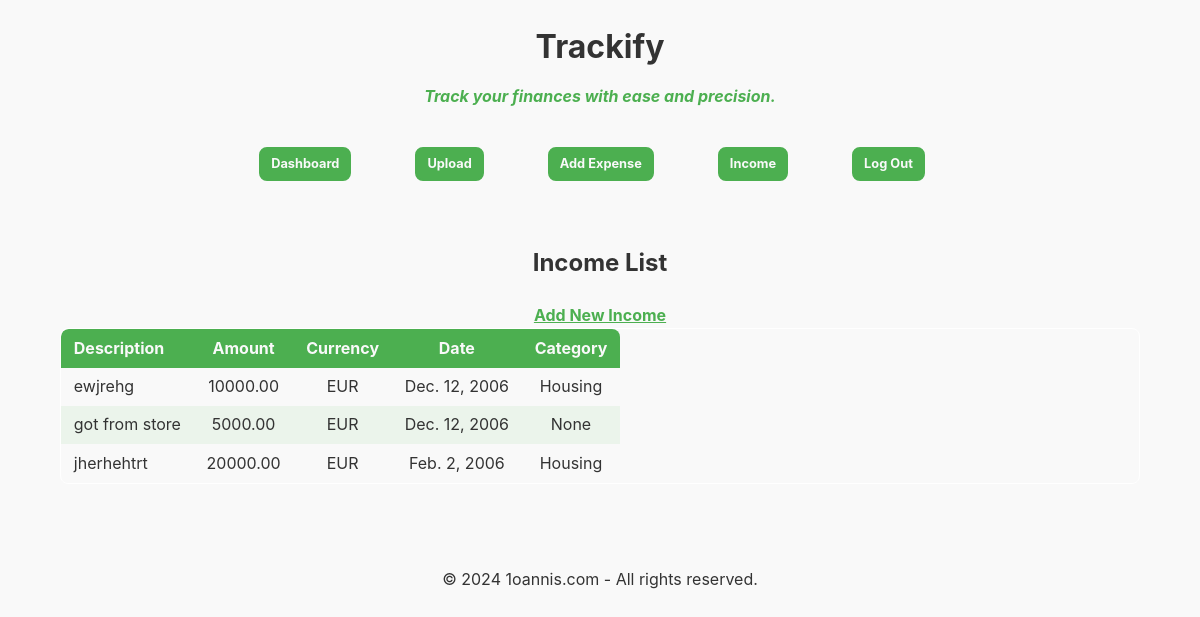
/core/income/list/ (signed in), run on the app's committed database.
### core/models.py (models this page shows, shortened)
class Income(models.Model):
    user = models.ForeignKey(User, on_delete=models.CASCADE)
    amount = models.DecimalField(max_digits=10, decimal_places=2)
    currency = models.CharField(max_length=3, default="INR")
    income_date = models.DateField()
    description = models.CharField(max_length=255, default="", blank=True)  # ✅ fixed here
    category = models.CharField(max_length=100, blank=True, null=True)
    created_at = models.DateTimeField(auto_now_add=True)
    updated_at = models.DateTimeField(auto_now=True)
    objects = models.Manager()

### core/views.py (the view)
# urls.py: path('income/list/', views.income_list, name='income_list'),
@login_required
def income_list(request):
    incomes = Income.objects.filter(user=request.user).order_by("-income_date")
    return render(request, "income_list.html", {"incomes": incomes})

### core/templates/income_list.html
{% extends 'base.html' %}
{% block content %}
<div class="container">
    <h2>Income List</h2>
    <div class="action-buttons">
        <a href="{% url 'add_income' %}" class="button">Add New Income</a>
    </div>
    {% if incomes %}
    <div style="max-height: 400px; overflow-y: auto;">
        <table style="width: 100%; border-collapse: collapse;">
            <thead>
                <tr>
                    <th>Description</th>
                    <th>Amount</th>
                    <th>Currency</th>
                    <th>Date</th>
                    <th>Category</th>
                </tr>
            </thead>
            <tbody>
                {% for income in incomes %}
                <tr onclick="window.location.href='{% url 'income_detail' income.id %}'"
                    style="cursor: pointer;">
                    <td>{{ income.description }}</td>
                    <td>{{ income.amount }}</td>
                    <td>{{ income.currency }}</td>
                    <td>{{ income.income_date }}</td>
                    <td>{{ income.category }}</td>
                </tr>
                {% endfor %}
            </tbody>
        </table>
    </div>
    {% else %}
    <p>No income entries yet. <a href="{% url 'add_income' %}">Add your first income</a>.</p>
    {% endif %}
</div>
{% endblock %}

### core/templates/base.html (shortened to what this page needs)
{% load static %}
<!DOCTYPE html>
<html lang="en">
<head>
    <link rel="stylesheet" type="text/css" href="{% static 'css/mvp.css' %}">
</head>
<body style="text-align: center;">
    <header style="padding: 0rem 1rem;">
        <h1>Trackify</h1>
        <p style="font-style: italic; color: #4CAF50; font-weight: bold; margin-top: -10px; margin-bottom: 10px;">Track your finances with ease and precision.</p>
        {% if user.is_authenticated %}
        <nav style="justify-content: center; margin-bottom: 0rem; margin-right: 1rem;">
            <ul style="display: flex; list-style: none; padding: 0;">
                <li>
                    <form action="{% url 'dashboard' %}" method="post" style="display: inline; border: none; box-shadow: none;">
                        <button type="submit" style="font-size: 0.8em; padding: 5px 10px;">Dashboard</button>
                    </form>
                </li>
                <li>
                    <form action="{% url 'upload_receipt' %}" method="post" style="display: inline; border: none; box-shadow: none;">
                        <button type="submit" style="font-size: 0.8em; padding: 5px 10px;">Upload</button>
                    </form>
                </li>
                <li>
                    <form action="{% url 'add_expense' %}" method="get" style="display: inline; border: none; box-shadow: none;">
                        <button type="submit" style="font-size: 0.8em; padding: 5px 10px;">Add Expense</button>
                    </form>
                </li>
                <li>
                    <form action="{% url 'income_list' %}" method="get" style="display: inline; border: none; box-shadow: none;">
                        <button type="submit" style="font-size: 0.8em; padding: 5px 10px;">Income</button>
                    </form>
                </li>
                <li>
                    <form action="{% url 'logout' %}" method="post" style="display: inline; border: none; box-shadow: none;">
                        <button type="submit" style="font-size: 0.8em; padding: 5px 10px;">Log Out</button>
                    </form>
                </li>
            </ul>
        </nav>
        {% endif %}
    </header>
    <main style="padding: 1rem;">
        {% block content %}{% endblock %}
    </main>
    <footer style="text-align: center;">
        <p>&copy; 2024 1oannis.com - All rights reserved.</p>
    </footer>
</body>
</html>

### core/static/css/mvp.css (style rules this page uses)
:root { --active-brightness: 0.85; --border-radius: 8px; --box-shadow: 0 4px 12px rgba(0, 0, 0, 0.1); --color-accent: #4CAF5015; --color-bg: #f9f9f9; --color-bg-secondary: #ffffff; --color-link: #4CAF50; --color-secondary: #FF9800; --color-secondary-accent: #FF98000b; --color-shadow: #e8f5e8; --color-table: #4CAF50; --color-text: #333; --color-text-secondary: #666; --color-scrollbar: #c8e6c9; --font-family: -apple-system, BlinkMacSystemFont, "Segoe UI", Roboto, Oxygen-Sans, Ubuntu, Cantarell, "Helvetica Neue", sans-serif; --hover-brightness: 1.1; --justify-important: center; --justify-normal: left; --line-height: 1.6; --width-card: 285px; --width-card-medium: 460px; --width-card-wide: 800px; --width-content: 1080px; }
html { scroll-behavior: smooth; }
body { background: var(--color-bg); color: var(--color-text); font-family: var(--font-family); line-height: var(--line-height); margin: 0; overflow-x: hidden; padding: 0; }
footer, header, main { margin: 0 auto; max-width: var(--width-content); padding: 3rem 1rem; }
header { text-align: var(--justify-important); }
nav { align-items: center; display: flex; font-weight: bold; justify-content: space-between; margin-bottom: 7rem; }
nav ul { list-style: none; padding: 0; }
nav ul li { display: inline-block; margin: 0 0.5rem; position: relative; text-align: left; }
h1, h2, h3, h4, h5, h6 { line-height: var(--line-height); text-wrap: balance; }
ol li, ul li { padding: 0.2rem 0; }
p { margin: 0.75rem 0; padding: 0; width: 100%; }
a { color: var(--color-link); display: inline-block; font-weight: bold; text-decoration: underline; }
a b, a em, a i, a strong, button, input[type="submit"] { border-radius: var(--border-radius); display: inline-block; font-size: medium; font-weight: bold; line-height: var(--line-height); margin: 0.5rem 0; padding: 1rem 2rem; }
button, input[type="submit"] { font-family: var(--font-family); }
a b, a strong, button, input[type="submit"] { background-color: var(--color-link); border: 2px solid var(--color-link); color: var(--color-bg); }
form { border: 1px solid var(--color-bg-secondary); border-radius: var(--border-radius); box-shadow: var(--box-shadow) var(--color-shadow); display: block; max-width: var(--width-card-wide); min-width: var(--width-card); padding: 1.5rem; text-align: var(--justify-normal); }
table { border: 1px solid var(--color-bg-secondary); border-radius: var(--border-radius); border-spacing: 0; display: inline-block; max-width: 100%; overflow-x: auto; padding: 0; white-space: nowrap; }
table td, table th, table tr { padding: 0.4rem 0.8rem; text-align: var(--justify-important); }
table thead { background-color: var(--color-table); border-collapse: collapse; border-radius: var(--border-radius); color: var(--color-bg); margin: 0; padding: 0; }
table thead tr:first-child th:first-child { border-top-left-radius: var(--border-radius); }
table thead tr:first-child th:last-child { border-top-right-radius: var(--border-radius); }
table thead th:first-child, table tr td:first-child { text-align: var(--justify-normal); }
table tr:nth-child(even) { background-color: var(--color-accent); }
* { scrollbar-width: thin; scrollbar-color: var(--color-scrollbar) transparent; }

### data on the page
Income: description "ewjrehg", amount "10000.00", currency "EUR", income_date "Dec. 12, 2006", category "Housing"
Income: description "got from store", amount "5000.00", currency "EUR", income_date "Dec. 12, 2006", category "None"
Income: description "jherhehtrt", amount "20000.00", currency "EUR", income_date "Feb. 2, 2006", category "Housing"
